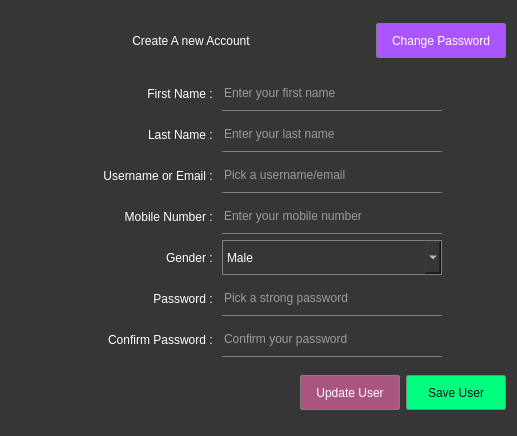
<?xml version="1.0" encoding="UTF-8"?>
<ui version="4.0">
 <class>AccountDialog</class>
 <widget class="QDialog" name="AccountDialog">
  <property name="geometry">
   <rect>
    <x>0</x>
    <y>0</y>
    <width>517</width>
    <height>436</height>
   </rect>
  </property>
  <property name="windowTitle">
   <string>New Account Window</string>
  </property>
  <property name="styleSheet">
   <string notr="true">*{
font: 12pt &quot;MS UI Gothic&quot;;
background-color:rgb(54,54,54);
color:white;
}
QLineEdit{
border:none;
border-bottom:1px solid grey;
font: 12pt &quot;MS Shell Dlg 2&quot;;
}
QComboBox{
border:1px solid grey;
}
QPushButton{
border:1px solid grey;
border-radius:2px;
}
QPushButton:hover{
border:2px solid white;
}
QPushButton:pressed{
border:3px solid grey;
}</string>
  </property>
  <layout class="QVBoxLayout" name="verticalLayout_2">
   <item>
    <layout class="QHBoxLayout" name="horizontalLayout_8">
     <item>
      <spacer name="horizontalSpacer_2">
       <property name="orientation">
        <enum>Qt::Horizontal</enum>
       </property>
       <property name="sizeHint" stdset="0">
        <size>
         <width>40</width>
         <height>20</height>
        </size>
       </property>
      </spacer>
     </item>
     <item>
      <widget class="QLabel" name="titleLbl">
       <property name="minimumSize">
        <size>
         <width>200</width>
         <height>35</height>
        </size>
       </property>
       <property name="text">
        <string>Create A new Account</string>
       </property>
       <property name="alignment">
        <set>Qt::AlignCenter</set>
       </property>
      </widget>
     </item>
     <item>
      <spacer name="horizontalSpacer">
       <property name="orientation">
        <enum>Qt::Horizontal</enum>
       </property>
       <property name="sizeHint" stdset="0">
        <size>
         <width>40</width>
         <height>20</height>
        </size>
       </property>
      </spacer>
     </item>
     <item>
      <widget class="QPushButton" name="changepasswordBtn">
       <property name="minimumSize">
        <size>
         <width>130</width>
         <height>35</height>
        </size>
       </property>
       <property name="styleSheet">
        <string notr="true">background-color: rgb(170, 85, 255);</string>
       </property>
       <property name="text">
        <string>Change Password</string>
       </property>
      </widget>
     </item>
    </layout>
   </item>
   <item>
    <layout class="QHBoxLayout" name="horizontalLayout_9">
     <item>
      <spacer name="horizontalSpacer_4">
       <property name="orientation">
        <enum>Qt::Horizontal</enum>
       </property>
       <property name="sizeHint" stdset="0">
        <size>
         <width>40</width>
         <height>20</height>
        </size>
       </property>
      </spacer>
     </item>
     <item>
      <layout class="QVBoxLayout" name="verticalLayout">
       <item>
        <layout class="QHBoxLayout" name="horizontalLayout">
         <item>
          <widget class="QLabel" name="label">
           <property name="minimumSize">
            <size>
             <width>100</width>
             <height>35</height>
            </size>
           </property>
           <property name="text">
            <string>First Name : </string>
           </property>
           <property name="alignment">
            <set>Qt::AlignRight|Qt::AlignTrailing|Qt::AlignVCenter</set>
           </property>
          </widget>
         </item>
         <item>
          <widget class="QLineEdit" name="fnameLE">
           <property name="minimumSize">
            <size>
             <width>220</width>
             <height>35</height>
            </size>
           </property>
           <property name="maximumSize">
            <size>
             <width>220</width>
             <height>16777215</height>
            </size>
           </property>
           <property name="placeholderText">
            <string>Enter your first name</string>
           </property>
           <property name="clearButtonEnabled">
            <bool>true</bool>
           </property>
          </widget>
         </item>
        </layout>
       </item>
       <item>
        <layout class="QHBoxLayout" name="horizontalLayout_2">
         <item>
          <widget class="QLabel" name="label_2">
           <property name="minimumSize">
            <size>
             <width>100</width>
             <height>35</height>
            </size>
           </property>
           <property name="text">
            <string>Last Name : </string>
           </property>
           <property name="alignment">
            <set>Qt::AlignRight|Qt::AlignTrailing|Qt::AlignVCenter</set>
           </property>
          </widget>
         </item>
         <item>
          <widget class="QLineEdit" name="lnameLE">
           <property name="minimumSize">
            <size>
             <width>220</width>
             <height>35</height>
            </size>
           </property>
           <property name="maximumSize">
            <size>
             <width>220</width>
             <height>16777215</height>
            </size>
           </property>
           <property name="placeholderText">
            <string>Enter your last name</string>
           </property>
           <property name="clearButtonEnabled">
            <bool>true</bool>
           </property>
          </widget>
         </item>
        </layout>
       </item>
       <item>
        <layout class="QHBoxLayout" name="horizontalLayout_3">
         <item>
          <widget class="QLabel" name="label_3">
           <property name="minimumSize">
            <size>
             <width>140</width>
             <height>35</height>
            </size>
           </property>
           <property name="text">
            <string>Username or Email : </string>
           </property>
           <property name="alignment">
            <set>Qt::AlignRight|Qt::AlignTrailing|Qt::AlignVCenter</set>
           </property>
          </widget>
         </item>
         <item>
          <widget class="QLineEdit" name="usernameLE">
           <property name="minimumSize">
            <size>
             <width>220</width>
             <height>35</height>
            </size>
           </property>
           <property name="maximumSize">
            <size>
             <width>220</width>
             <height>16777215</height>
            </size>
           </property>
           <property name="placeholderText">
            <string>Pick a username/email</string>
           </property>
           <property name="clearButtonEnabled">
            <bool>true</bool>
           </property>
          </widget>
         </item>
        </layout>
       </item>
       <item>
        <layout class="QHBoxLayout" name="horizontalLayout_4">
         <item>
          <widget class="QLabel" name="label_4">
           <property name="minimumSize">
            <size>
             <width>100</width>
             <height>35</height>
            </size>
           </property>
           <property name="text">
            <string>Mobile Number : </string>
           </property>
           <property name="alignment">
            <set>Qt::AlignRight|Qt::AlignTrailing|Qt::AlignVCenter</set>
           </property>
          </widget>
         </item>
         <item>
          <widget class="QLineEdit" name="mobileLE">
           <property name="minimumSize">
            <size>
             <width>220</width>
             <height>35</height>
            </size>
           </property>
           <property name="maximumSize">
            <size>
             <width>220</width>
             <height>16777215</height>
            </size>
           </property>
           <property name="placeholderText">
            <string>Enter your mobile number</string>
           </property>
           <property name="clearButtonEnabled">
            <bool>true</bool>
           </property>
          </widget>
         </item>
        </layout>
       </item>
       <item>
        <layout class="QHBoxLayout" name="horizontalLayout_7">
         <item>
          <widget class="QLabel" name="label_7">
           <property name="minimumSize">
            <size>
             <width>100</width>
             <height>35</height>
            </size>
           </property>
           <property name="text">
            <string>Gender : </string>
           </property>
           <property name="alignment">
            <set>Qt::AlignRight|Qt::AlignTrailing|Qt::AlignVCenter</set>
           </property>
          </widget>
         </item>
         <item>
          <widget class="QComboBox" name="genderCbx">
           <property name="minimumSize">
            <size>
             <width>220</width>
             <height>35</height>
            </size>
           </property>
           <property name="maximumSize">
            <size>
             <width>220</width>
             <height>16777215</height>
            </size>
           </property>
           <item>
            <property name="text">
             <string>Male</string>
            </property>
           </item>
           <item>
            <property name="text">
             <string>Female</string>
            </property>
           </item>
          </widget>
         </item>
        </layout>
       </item>
       <item>
        <layout class="QHBoxLayout" name="horizontalLayout_5">
         <item>
          <widget class="QLabel" name="passLbl">
           <property name="minimumSize">
            <size>
             <width>100</width>
             <height>35</height>
            </size>
           </property>
           <property name="text">
            <string>Password : </string>
           </property>
           <property name="alignment">
            <set>Qt::AlignRight|Qt::AlignTrailing|Qt::AlignVCenter</set>
           </property>
          </widget>
         </item>
         <item>
          <widget class="QLineEdit" name="passLE">
           <property name="minimumSize">
            <size>
             <width>220</width>
             <height>35</height>
            </size>
           </property>
           <property name="maximumSize">
            <size>
             <width>220</width>
             <height>16777215</height>
            </size>
           </property>
           <property name="echoMode">
            <enum>QLineEdit::Password</enum>
           </property>
           <property name="placeholderText">
            <string>Pick a strong password</string>
           </property>
           <property name="clearButtonEnabled">
            <bool>true</bool>
           </property>
          </widget>
         </item>
        </layout>
       </item>
       <item>
        <layout class="QHBoxLayout" name="horizontalLayout_6">
         <item>
          <widget class="QLabel" name="cpassLbl">
           <property name="minimumSize">
            <size>
             <width>100</width>
             <height>35</height>
            </size>
           </property>
           <property name="text">
            <string>Confirm Password : </string>
           </property>
           <property name="alignment">
            <set>Qt::AlignRight|Qt::AlignTrailing|Qt::AlignVCenter</set>
           </property>
          </widget>
         </item>
         <item>
          <widget class="QLineEdit" name="confirmpassLE">
           <property name="minimumSize">
            <size>
             <width>220</width>
             <height>35</height>
            </size>
           </property>
           <property name="maximumSize">
            <size>
             <width>220</width>
             <height>16777215</height>
            </size>
           </property>
           <property name="echoMode">
            <enum>QLineEdit::Password</enum>
           </property>
           <property name="placeholderText">
            <string>Confirm your password</string>
           </property>
           <property name="clearButtonEnabled">
            <bool>true</bool>
           </property>
          </widget>
         </item>
        </layout>
       </item>
      </layout>
     </item>
     <item>
      <spacer name="horizontalSpacer_3">
       <property name="orientation">
        <enum>Qt::Horizontal</enum>
       </property>
       <property name="sizeHint" stdset="0">
        <size>
         <width>40</width>
         <height>20</height>
        </size>
       </property>
      </spacer>
     </item>
    </layout>
   </item>
   <item>
    <layout class="QHBoxLayout" name="horizontalLayout_10">
     <item>
      <spacer name="horizontalSpacer_5">
       <property name="orientation">
        <enum>Qt::Horizontal</enum>
       </property>
       <property name="sizeHint" stdset="0">
        <size>
         <width>40</width>
         <height>20</height>
        </size>
       </property>
      </spacer>
     </item>
     <item>
      <widget class="QPushButton" name="updateuserBtn">
       <property name="minimumSize">
        <size>
         <width>100</width>
         <height>35</height>
        </size>
       </property>
       <property name="styleSheet">
        <string notr="true">background-color: rgb(170, 85, 127);</string>
       </property>
       <property name="text">
        <string>Update User</string>
       </property>
      </widget>
     </item>
     <item>
      <widget class="QPushButton" name="saveuserBtn">
       <property name="minimumSize">
        <size>
         <width>100</width>
         <height>35</height>
        </size>
       </property>
       <property name="styleSheet">
        <string notr="true">background-color: rgb(0, 255, 127);
color: rgb(31, 8, 36);</string>
       </property>
       <property name="text">
        <string>Save User</string>
       </property>
      </widget>
     </item>
    </layout>
   </item>
  </layout>
 </widget>
 <resources/>
 <connections/>
</ui>
